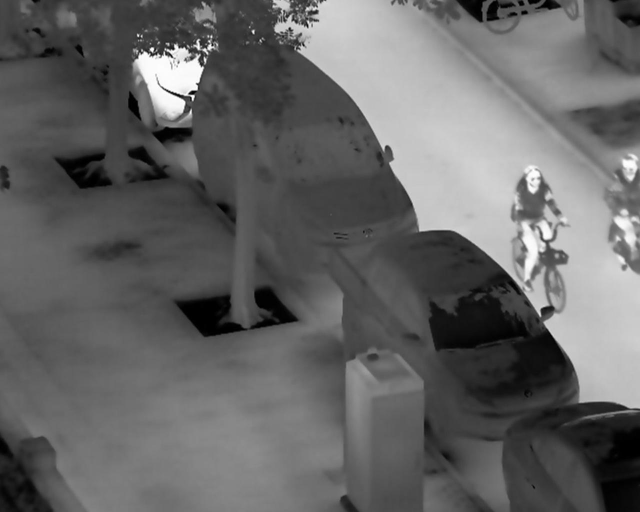
#> input picture dataset/images/test.jpg, 1280 x 1024 px (shown at 1/2 size); its folder holds only this picture in this run
$ python evaluate_clahe.py
#> lines starting #> are read from the running program, lines starting #| are printed output that depends on the picture; after the words box and inside, x2 and y2 are one past the last pixel; in counts of white or black regions, pixels touching at a corner belong together

import cv2
import numpy as np
import os
import glob
import time

# Dataset paths
BASE = os.path.join(
    "dataset", "images", "thermal dataset", "test"
)
IMAGE_DIR = os.path.join(BASE, "images")
LABEL_DIR = os.path.join(BASE, "labels")

# Search ranges: adjust after the first run if needed
CLIP_LIMITS = [2.0]
TILE_SIZES = [8]
THRESHOLDS = [120, 140, 160]
MIN_AREAS = [600, 800]

IOU_THRESHOLD = 0.5


def load_labels(path, width, height):
    boxes = []

    if not os.path.exists(path):
        return boxes

    with open(path, "r") as f:
        for line in f:
            values = line.strip().split()
            if len(values) != 5:
                continue

            cls, xc, yc, bw, bh = map(float, values)

            # Dataset class 0 represents the human class
            if int(cls) != 0:
                continue

            x1 = int((xc - bw / 2) * width)
            y1 = int((yc - bh / 2) * height)
            x2 = int((xc + bw / 2) * width)
            y2 = int((yc + bh / 2) * height)

            boxes.append([
                max(0, x1), max(0, y1),
                min(width - 1, x2), min(height - 1, y2)
            ])

    return boxes


# [63 lines left out: functions iou, detect, not called in this run]


def match_boxes(predictions, ground_truth):
    # Greedy one-to-one matching by highest IoU
    candidates = []

    for pi, pred in enumerate(predictions):
        for gi, gt in enumerate(ground_truth):
            score = iou(pred, gt)
            if score >= IOU_THRESHOLD:
                candidates.append((score, pi, gi))

    candidates.sort(reverse=True)

    used_pred = set()
    used_gt = set()
    tp = 0

    for score, pi, gi in candidates:
        if pi not in used_pred and gi not in used_gt:
            tp += 1
            used_pred.add(pi)
            used_gt.add(gi)

    fp = len(predictions) - tp
    fn = len(ground_truth) - tp
    return tp, fp, fn


def main():
    image_paths = sorted(
        glob.glob(os.path.join(IMAGE_DIR, "*"))
    )
    image_paths = [
        p for p in image_paths
        if p.lower().endswith((".jpg", ".jpeg", ".png", ".bmp"))
    ]

    if not image_paths:
        print("No test images found. Check IMAGE_DIR.")
        return

    print("Test images:", len(image_paths))
    results = []

    for clip in CLIP_LIMITS:
        for tile in TILE_SIZES:
            clahe = cv2.createCLAHE(
                clipLimit=clip,
                tileGridSize=(tile, tile)
            )

            # Cache enhanced images for this CLAHE setting
            cache = []
            total_gt = 0

            for image_path in image_paths:
                image = cv2.imread(image_path)
#> image is the input picture: shape (1024, 1280, 3); min 0, max 255, mean 101.1
                if image is None:
                    continue

                h, w = image.shape[:2]
#> h = 1024; w = 1280
                label_path = os.path.join(
                    LABEL_DIR,
                    os.path.splitext(os.path.basename(image_path))[0]
                    + ".txt"
                )

                gt = load_labels(label_path, w, h)
#> gt = []
                gray = cv2.cvtColor(image, cv2.COLOR_BGR2GRAY)
                enhanced = clahe.apply(gray)
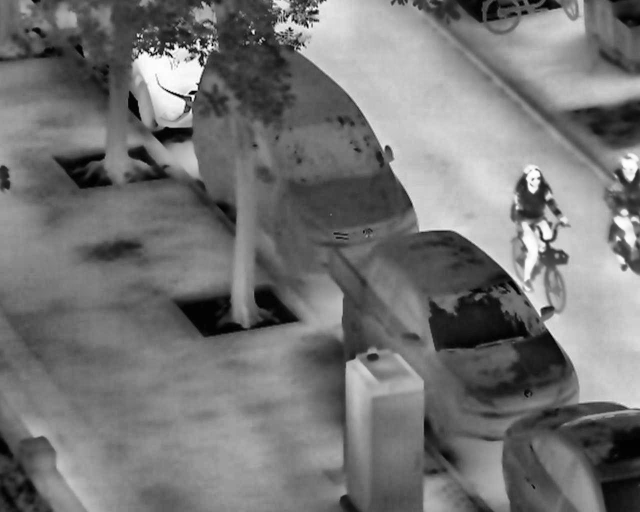
#> enhanced: shape (1024, 1280) (shown at 1/2 size); min 0, max 255, mean 116.9
                filtered = cv2.GaussianBlur(
                    enhanced, (3, 3), 0
                )

                cache.append((image_path, filtered, gt))
                total_gt += len(gt)
#> total_gt = 0

            for threshold in THRESHOLDS:
                for min_area in MIN_AREAS:
                    tp = fp = fn = 0
                    start = time.time()

                    for image_path, filtered, gt in cache:
                        _, mask = cv2.threshold(
                            filtered, threshold, 255,
                            cv2.THRESH_BINARY
                        )

                        kernel = cv2.getStructuringElement(
                            cv2.MORPH_ELLIPSE, (3, 3)
                        )
                        mask = cv2.morphologyEx(
                            mask, cv2.MORPH_OPEN, kernel
                        )
                        mask = cv2.morphologyEx(
                            mask, cv2.MORPH_CLOSE,
                            kernel, iterations=2
                        )

                        contours, _ = cv2.findContours(
                            mask, cv2.RETR_EXTERNAL,
                            cv2.CHAIN_APPROX_SIMPLE
                        )

                        preds = []
                        for c in contours:
                            if cv2.contourArea(c) < min_area:
                                continue

                            x, y, w, h = cv2.boundingRect(c)
                            if h < 40 or w < 15:
                                continue

                            ratio = h / float(w)
                            if 1.0 <= ratio <= 4.5:
                                preds.append(
                                    [x, y, x + w, y + h]
                                )

                        a, b, c = match_boxes(preds, gt)
                        tp += a
                        fp += b
                        fn += c

                    precision = tp / (tp + fp) if tp + fp else 0
                    recall = tp / (tp + fn) if tp + fn else 0
                    f1 = (
                        2 * precision * recall / (precision + recall)
                        if precision + recall else 0
                    )

                    results.append({
                        "f1": f1,
                        "precision": precision,
                        "recall": recall,
                        "tp": tp,
                        "fp": fp,
                        "fn": fn,
                        "clip": clip,
                        "tile": tile,
                        "threshold": threshold,
                        "min_area": min_area,
                        "seconds": time.time() - start
                    })
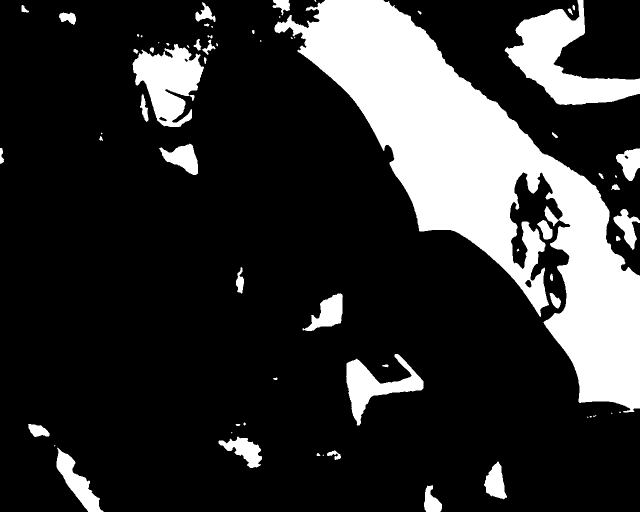
#> mask: shape (1024, 1280) (shown at 1/2 size); 19.9% white; 67 white regions (20 under 20 px), largest, box (x1, y1, x2, y2) and area: (549, 0, 1280, 825) 189872, (1009, 0, 1280, 210) 22640, (265, 88, 408, 254) 13655
#> after the loop, results = 6 items

            print(f"Finished CLAHE clip={clip}, tile={tile}")

    results.sort(key=lambda r: r["f1"], reverse=True)

    print("\n========== TOP 10 CLAHE SETTINGS ==========")
    for r in results[:10]:
        print(
            f"clip={r['clip']}, tile={r['tile']}, "
            f"threshold={r['threshold']}, area={r['min_area']} | "
            f"TP={r['tp']} FP={r['fp']} FN={r['fn']} | "
            f"P={r['precision']:.4f} R={r['recall']:.4f} "
            f"F1={r['f1']:.4f} | "
            f"time={r['seconds']:.1f}s"
        )
#> this loop made 6 passes
#| clip=2.0, tile=8, threshold=120, area=600 | TP=0 FP=9 FN=0 | P=0.0000 R=0.0000 F1=0.0000 | time=0.0s
#| clip=2.0, tile=8, threshold=120, area=800 | TP=0 FP=9 FN=0 | P=0.0000 R=0.0000 F1=0.0000 | time=0.0s
#| clip=2.0, tile=8, threshold=140, area=600 | TP=0 FP=13 FN=0 | P=0.0000 R=0.0000 F1=0.0000 | time=0.0s
#| clip=2.0, tile=8, threshold=140, area=800 | TP=0 FP=12 FN=0 | P=0.0000 R=0.0000 F1=0.0000 | time=0.0s
#| clip=2.0, tile=8, threshold=160, area=600 | TP=0 FP=8 FN=0 | P=0.0000 R=0.0000 F1=0.0000 | time=0.0s
#| clip=2.0, tile=8, threshold=160, area=800 | TP=0 FP=7 FN=0 | P=0.0000 R=0.0000 F1=0.0000 | time=0.0s

    with open("clahe_tuning_results.csv", "w") as f:
        f.write(
            "clip,tile,threshold,min_area,tp,fp,fn,"
            "precision,recall,f1,seconds\n"
        )
        for r in results:
            f.write(
                f"{r['clip']},{r['tile']},{r['threshold']},"
                f"{r['min_area']},{r['tp']},{r['fp']},{r['fn']},"
                f"{r['precision']:.6f},{r['recall']:.6f},"
                f"{r['f1']:.6f},{r['seconds']:.2f}\n"
            )

    print("\nSaved all results to clahe_tuning_results.csv")


if __name__ == "__main__":
    main()
